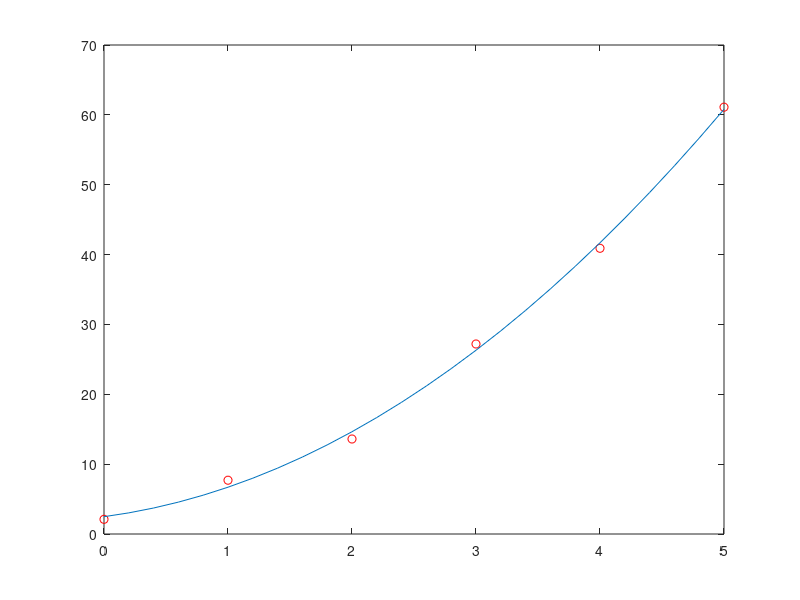

MATLAB code to generate this figure:
x=[0,1,2,3,4,5];
y=[2.1,7.7,13.6,27.2,40.9,61.1];
p=polyfit(x,y,2);
x_fit=0:.2:5;
y_fit=polyval(p,x_fit);
plot(x,y,'ro',x_fit,y_fit)